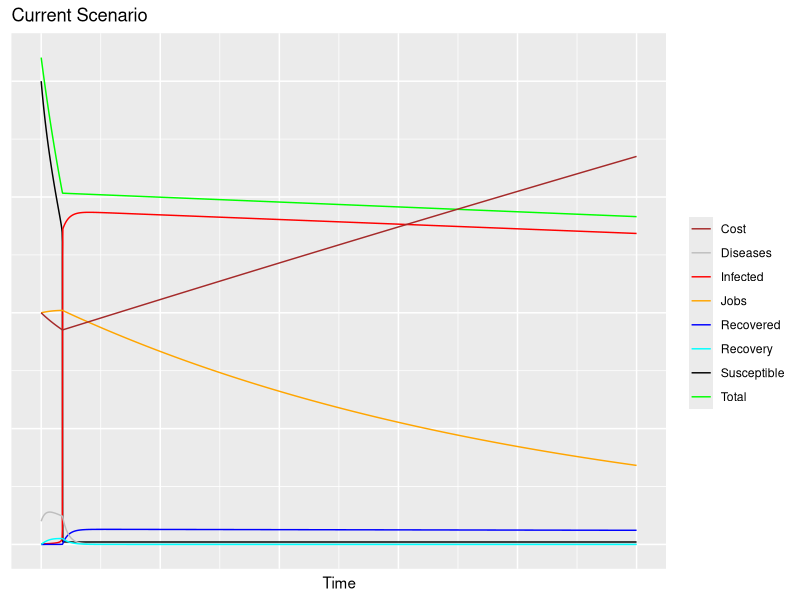
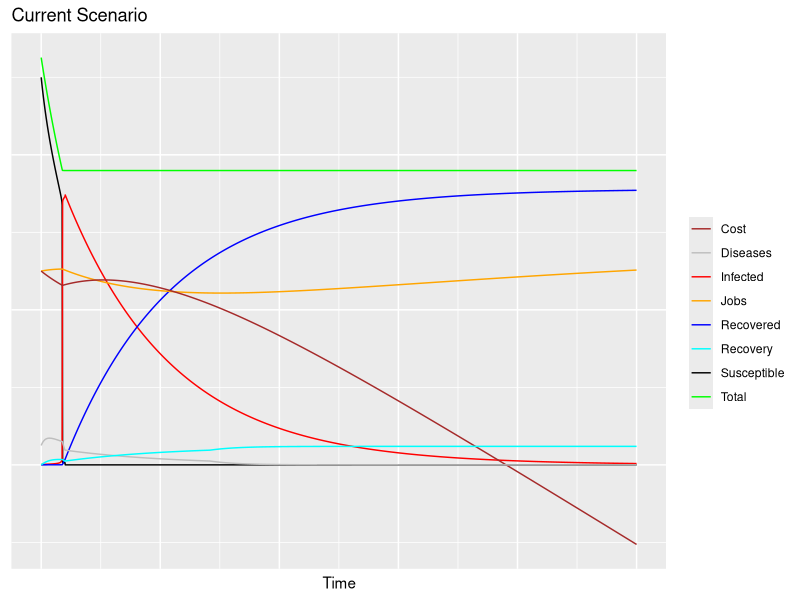

Reproduce these figures in R, in order.

#Created on Mon Jul 16 23:21:01 2018

#MIT License
#Copyright (c) 2020 Octavio Gonzalez-Lugo 

#Permission is hereby granted, free of charge, to any person obtaining a copy
#of this software and associated documentation files (the "Software"), to deal
#in the Software without restriction, including without limitation the rights
#to use, copy, modify, merge, publish, distribute, sublicense, and/or sell
#copies of the Software, and to permit persons to whom the Software is
#furnished to do so, subject to the following conditions:
#The above copyright notice and this permission notice shall be included in all
#copies or substantial portions of the Software.
#THE SOFTWARE IS PROVIDED "AS IS", WITHOUT WARRANTY OF ANY KIND, EXPRESS OR
#IMPLIED, INCLUDING BUT NOT LIMITED TO THE WARRANTIES OF MERCHANTABILITY,
#FITNESS FOR A PARTICULAR PURPOSE AND NONINFRINGEMENT. IN NO EVENT SHALL THE
#AUTHORS OR COPYRIGHT HOLDERS BE LIABLE FOR ANY CLAIM, DAMAGES OR OTHER
#LIABILITY, WHETHER IN AN ACTION OF CONTRACT, TORT OR OTHERWISE, ARISING FROM,
#OUT OF OR IN CONNECTION WITH THE SOFTWARE OR THE USE OR OTHER DEALINGS IN THE
#SOFTWARE.
#@author: Octavio Gonzalez-Lugo

###############################################################################
# Loading packages 
###############################################################################

library(deSolve)
library(ggplot2)

###############################################################################
# General Functions
###############################################################################

sigmoidalRate<-function(MaxValue,MaxPopulation,CurrentPopulation){
  #Transforms a rate to a sigmoidal function 
  #MaxValue              -> max value to be returned 
  #CurrentPopulation     -> Current population, value to be evaluated in the sigmoidal function 
  #MaxPopulation         -> Normalization factor 
  popRatio=10*(CurrentPopulation/MaxPopulation)
  MaxValue*(1/(1+exp(-popRatio+5)))
}

hardThreshold<-function(MaxValue,MaxPopulation,CurrentPopulation){
  #Generate a picewise rate function 
  #MaxValue              -> max value to be returned 
  #CurrentPopulation     -> Current population 
  #MaxPopulation         -> Normalization factor 
  popRatio=CurrentPopulation/MaxPopulation
  if(popRatio<0.25){
    MaxValue
  }
  else{
    MaxValue*0.25
  }
}

solveModel<- function(Model,InitialConditions,ModelParameters,ColumnNames){
  #Solves numerically an ODE system model 
  #Model             -> function, Model to be solved
  #InitialConditions -> list, Initial conditions for the ODE system 
  #ModelParameters   -> list, Parameters of the ODE model 
  times <- seq(0, 25, by = 0.01)
  out <- ode(InitialConditions,times,Model,ModelParameters)
  ModelData<-data.frame(out)
  colnames(ModelData)<-ColumnNames
  ModelData
}

###############################################################################
# Visualization functions
###############################################################################

makeMergedCostPlot<-function(modelData,PlotTitle){
  #Returns a ggplot object 
  #modelData -> dataframe with the integration results of an epidemics model 
  modelPlot<-ggplot(data=modelData,aes(x=Time,y=Susceptible,color="Susceptible"))+geom_line()+
    geom_line(aes(y=Infected,color="Infected"))+
    geom_line(aes(y=Recovered,color="Recovered"))+
    geom_line(aes(y=Total,color="Total"))+
    geom_line(aes(y=Jobs,color="Jobs"))+
    geom_line(aes(y=Cost,color="Cost"))+
    geom_line(aes(y=Diseases,color="Diseases"))+
    geom_line(aes(y=Recovery,color="Recovery"))+
    scale_color_manual(values=c("Susceptible"="black","Infected"="red","Recovered"="blue","Total"="green","Jobs"="orange","Cost"="brown","Diseases"="gray","Recovery"="cyan"))+
    labs(title=PlotTitle,color=" ")+
    theme(axis.title.y = element_blank(),axis.text.y = element_blank(),axis.ticks.y = element_blank(),axis.text.x = element_blank(),axis.ticks.x = element_blank())
  show(modelPlot)
}


###############################################################################
# Merged model.  
###############################################################################

mergedCostModel <- function(t,Y,params){
  #Modified SIR model, takes into account loss of immunity and demographic factors
  #Modification of the infection rate into a sigmoidal responce function 
  #of the infected population 
  #Modification of the recovery rate, hard threshold of resource avaliability 
  #function of the infected population
  #t      -> integration time value 
  #Y      -> list Values for the function to be evaluated 
  #params -> Parameters of the ODE system model 
  with(as.list(c(Y,params)),{
    
    dSdt=-sigmoidalRate(be,Y[4],Y[2])*Y[2]*Y[1]+de*Y[3]+nu*Y[6]-mu*Y[1]-be*Y[1]
    dIdt=sigmoidalRate(be,Y[4],Y[2])*Y[2]*Y[1]-hardThreshold(ga,Y[4],Y[2]+Y[4])*Y[2]-mu*Y[2]
    dRdt=hardThreshold(ga,Y[4],Y[2]+Y[4])*Y[2]-de*Y[3]-mu*Y[3]
    
    dIEdt=(be/2)*Y[1]-hardThreshold(ga,Y[6],Y[2]+Y[4])*Y[4]-mu*Y[4]
    dREdt=hardThreshold(ga,Y[6],Y[2]+Y[4])*Y[4]-mor*Y[4]-mu*Y[5]
    
    dNdt=dSdt+dIdt+dRdt+dIEdt+dREdt
    
    dJdt=-u1*Y[7]+u2*0.5*(Y[6]-(Y[2]+Y[4]))
    dCdt=c1*Y[2]-c2*0.5*(Y[6]-(Y[2]+Y[4]))
    
    list(c(dSdt,dIdt,dRdt,dIEdt,dREdt,dNdt,dJdt,dCdt))
  })
}

params <- c(be=0.8,ga=0.8,de=0.4,nu=4,mu=4,u1=0.05,u2=0.075,c1=0.025,c2=0.1,mor=0.001)
Y <- c(1000,1,0,50,0,1051,500,500)
columnNames<-c("Time","Susceptible","Infected","Recovered","Diseases","Recovery","Total","Jobs","Cost")

mergedData<-solveModel(mergedCostModel,Y,params,columnNames)
makeMergedCostPlot(mergedData,"Current Scenario")

###############################################################################
# Time Delay model.  
###############################################################################

timeDelayDefinition <- function(t,Y,params,tao){
  #Modified SIR model, takes into account loss of immunity and demographic factors
  #Modification of the infection rate into a sigmoidal responce function 
  #of the infected population 
  #Modification of the recovery rate, hard threshold of resource avaliability 
  #function of the infected population
  #t      -> integration time value 
  #Y      -> list Values for the function to be evaluated 
  #params -> Parameters of the ODE system model
  #tao    -> Time delay to enforce social restriction
  with(as.list(c(Y,params)),{
    
    if(t<tao){
      dSdt=-sigmoidalRate(be,Y[4],Y[2])*Y[2]*Y[1]+de*Y[3]+nu*Y[6]-mu*Y[1]-be*Y[1]
      dIdt=sigmoidalRate(be,Y[4],Y[2])*Y[2]*Y[1]-hardThreshold(ga,Y[4],Y[2]+Y[4])*Y[2]-mu*Y[2]
      dRdt=hardThreshold(ga,Y[4],Y[2]+Y[4])*Y[2]-de*Y[3]-mu*Y[3]
      dIEdt=(be/2)*Y[1]-hardThreshold(ga,Y[6],Y[2]+Y[4])*Y[4]-mu*Y[4]
      dREdt=hardThreshold(ga,Y[6],Y[2]+Y[4])*Y[4]-mor*Y[4]-mu*Y[5]
      
    }
    
    else{
      
      dSdt=-sigmoidalRate(be,Y[4],Y[2])*Y[2]*Y[1]+de*Y[3]+0*Y[6]-0*Y[1]-be*Y[1]
      dIdt=sigmoidalRate(be,Y[4],Y[2])*Y[2]*Y[1]-hardThreshold(ga,Y[4],Y[2]+Y[4])*Y[2]-0*Y[2]
      dRdt=hardThreshold(ga,Y[4],Y[2]+Y[4])*Y[2]-de*Y[3]-0*Y[3]
      dIEdt=(be/2)*Y[1]-hardThreshold(ga,Y[6],Y[2]+Y[4])*Y[4]-0*Y[4]
      dREdt=hardThreshold(ga,Y[6],Y[2]+Y[4])*Y[4]-mor*Y[4]-0*Y[5]
    }
    
    dNdt=dSdt+dIdt+dRdt+dIEdt+dREdt
    dJdt=-u1*Y[7]+u2*0.5*(Y[6]-(Y[2]+Y[4]))
    dCdt=c1*Y[2]-c2*0.5*(Y[6]-(Y[2]+Y[4]))
    
    list(c(dSdt,dIdt,dRdt,dIEdt,dREdt,dNdt,dJdt,dCdt))
  })
}

#Wraper function to solve the model
timeDelayModel<-function(t,Y,params){
  timeDelayDefinition(t,Y,params,1.0)
}

params <- c(be=0.8,ga=0.89,de=0.0,nu=4,mu=4,u1=0.05,u2=0.075,c1=0.025,c2=0.1,mor=0.0001)
Y <- c(1000,1,0,50,0,1051,500,500)
columnNames<-c("Time","Susceptible","Infected","Recovered","Diseases","Recovery","Total","Jobs","Cost")

mergedData<-solveModel(timeDelayModel,Y,params,columnNames)
makeMergedCostPlot(mergedData,"Current Scenario")
